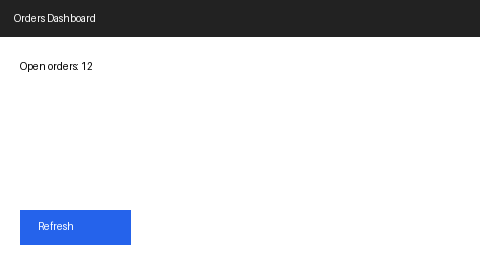
#> input picture probe/candidates/fixtures/see-diff/diff-login/a.png, 480 x 280 px, found by its file name
$ python vis-compare.py A.png B.png --json
#> lines starting #> are read from the running program, lines starting #| are printed output that depends on the picture
#!/usr/bin/env python3
"""Visual-compare evidence extractors — the deterministic, $0, fabrication-proof
layer (L1) of the visual-compare capability.

This is the "scripts measure" half of the week's doctrine: every number in a
compare report traces to a function here; no model estimates a value. The judge
(a gcc skill, native vision) reads this pack as trusted fact and is barred from
disputing it — so an extractor that invents a difference is worse than none,
which is why the identical-pair guard (F3) is the first thing the battery checks.

Pure Python + PIL only (PIL ships in the project .venv via mflux). No numpy, no
opencv — dHash/aHash plus grid metrics deliberately replace DCT-pHash and SSIM to
stay dependency-free while covering the same decisions at this scale.

Run standalone (extractors only, size-based modality):
    .venv/bin/python lib/vis-compare.py A.png B.png --json
Fed by bin/see (real OCR word counts + text diff):
    .venv/bin/python lib/vis-compare.py A B --words-a 12 --words-b 12 \
        --text-diff '{...}' --contact out/contact.png --json

Output: evidence-pack JSON on stdout (schema: docs/10 §5).
"""
import argparse
import hashlib
import json
import math
import os
import sys
import time
import warnings

from PIL import Image, ImageFilter

# getdata() is deprecated in Pillow 14 but its replacement isn't in every
# installed version; the calls here are read-only and correct. Silence the
# noise so it can't leak into stderr a caller (bin/see) parses.
warnings.filterwarnings("ignore", category=DeprecationWarning)


# ── color science: sRGB → CIE-Lab, ΔE76 (pure python, ~20 lines) ──────────────
def _srgb_to_lab(rgb):
    """One sRGB triple (0-255) to CIE-Lab. ΔE is measured in this space because
    euclidean distance in Lab tracks perceived color difference far better than
    in RGB — an 8-unit ΔE reads as 'noticeable' to a human regardless of hue."""
    def lin(c):
        c /= 255.0
        return c / 12.92 if c <= 0.04045 else ((c + 0.055) / 1.055) ** 2.4
    r, g, b = (lin(v) for v in rgb)
    x = (r * 0.4124 + g * 0.3576 + b * 0.1805) / 0.95047
    y = (r * 0.2126 + g * 0.7152 + b * 0.0722)
    z = (r * 0.0193 + g * 0.1192 + b * 0.9505) / 1.08883

    def f(t):
        return t ** (1 / 3) if t > 0.008856 else 7.787 * t + 16 / 116
    fx, fy, fz = f(x), f(y), f(z)
    return (116 * fy - 16, 500 * (fx - fy), 200 * (fy - fz))


def delta_e(rgb1, rgb2):
    """CIE76 ΔE between two sRGB triples."""
    l1, a1, b1 = _srgb_to_lab(rgb1)
    l2, a2, b2 = _srgb_to_lab(rgb2)
    return ((l1 - l2) ** 2 + (a1 - a2) ** 2 + (b1 - b2) ** 2) ** 0.5


def de_word(de):
    """The plain-word bucket the report shows next to a raw ΔE, so a consumer
    who can't judge '9.1' still gets 'noticeable'."""
    return ("negligible" if de < 2 else "subtle" if de < 8
            else "noticeable" if de < 20 else "different")


# ── E4 · perceptual hashes (dHash + aHash), pure PIL ──────────────────────────
def _dhash(img, size=8):
    """dHash: each bit is 'is this pixel brighter than the one to its right'.
    Robust to scale/compression, sensitive to structure — the icon case's
    cheapest silhouette signal."""
    g = img.convert("L").resize((size + 1, size), Image.LANCZOS)
    px = list(g.getdata())
    bits = 0
    for row in range(size):
        for col in range(size):
            i = row * (size + 1) + col
            bits = (bits << 1) | (1 if px[i] > px[i + 1] else 0)
    return bits


def _ahash(img, size=8):
    """aHash: each bit is 'is this pixel above the image mean'. Cheap global
    brightness fingerprint; complements dHash's structural read."""
    g = img.convert("L").resize((size, size), Image.LANCZOS)
    px = list(g.getdata())
    avg = sum(px) / len(px)
    bits = 0
    for p in px:
        bits = (bits << 1) | (1 if p > avg else 0)
    return bits


def _hamming(a, b):
    return bin(a ^ b).count("1")


def e4_hashes(a, b):
    dh = _hamming(_dhash(a), _dhash(b))
    ah = _hamming(_ahash(a), _ahash(b))
    combined = dh + ah
    sim = ("near-identical" if combined <= 4 else "close" if combined <= 14
           else "related" if combined <= 28 else "different")
    return {"dhash": dh, "ahash": ah, "similarity": sim}


# ── E5 · grid-ΔE heatmap ──────────────────────────────────────────────────────
def _cell_means(img, n):
    """Downsample to n×n where each output pixel is the AREA MEAN of its cell
    (BOX filter), giving one representative color per grid cell."""
    small = img.convert("RGB").resize((n, n), Image.BOX)
    return list(small.getdata())  # row-major, len n*n


def e5_grid(a, b, n, topk=6, hot_de=8.0):
    ca, cb = _cell_means(a, n), _cell_means(b, n)
    cells = []
    hot = 0
    for i, (pa, pb) in enumerate(zip(ca, cb)):
        de = delta_e(pa, pb)
        if de >= hot_de:
            hot += 1
        cells.append(((i // n, i % n), de))
    cells.sort(key=lambda c: c[1], reverse=True)
    top = [{"cell": list(rc), "dE": round(de, 1)} for rc, de in cells[:topk]]
    hot_pct = round(100.0 * hot / (n * n), 1)
    return {"n": n, "top_cells": top, "hot_cell_pct": hot_pct,
            "mean_dE": round(sum(de for _, de in cells) / len(cells), 1)}


def _ascii_heat(a, b, n=12, hot_de=8.0):
    """A compact heatmap for the prose report — five density levels so a human
    scanning text output sees WHERE divergence clusters without opening images."""
    ca, cb = _cell_means(a, n), _cell_means(b, n)
    ramp = " .:+*#"
    rows = []
    for r in range(n):
        line = ""
        for c in range(n):
            de = delta_e(ca[r * n + c], cb[r * n + c])
            lvl = min(len(ramp) - 1, int(de / (hot_de * 2) * (len(ramp) - 1)))
            line += ramp[lvl]
        rows.append(line)
    return "\n".join(rows)


# ── E6 · edge/shape grid (the silhouette lane) ────────────────────────────────
def _edge_density(img, n):
    """Per-cell mean edge intensity after PIL FIND_EDGES. Catches stroke-weight
    and corner-radius character even when colors match — the icon divergences
    E3/E5 miss. Reports THAT and WHERE shape changed, never WHAT it became
    (that description is the judge's, who can see)."""
    edges = img.convert("L").filter(ImageFilter.FIND_EDGES)
    small = edges.resize((n, n), Image.BOX)
    return [p / 255.0 for p in small.getdata()]


def e6_edges(a, b, n, topk=6, hot_delta=0.03):
    da, db = _edge_density(a, n), _edge_density(b, n)
    cells = []
    hot = 0
    for i, (pa, pb) in enumerate(zip(da, db)):
        d = abs(pa - pb)
        if d >= hot_delta:
            hot += 1
        cells.append(((i // n, i % n), pa, pb, d))
    cells.sort(key=lambda c: c[3], reverse=True)
    top = [{"cell": list(rc), "density_a": round(pa, 3),
            "density_b": round(pb, 3), "delta": round(d, 3)}
           for rc, pa, pb, d in cells[:topk]]
    return {"n": n, "top_cells": top,
            "hot_cell_pct": round(100.0 * hot / (n * n), 1)}


# ── E3 · palette + region color ───────────────────────────────────────────────
def _palette(img, k=6):
    """k dominant colors via median-cut (deterministic), largest first."""
    q = img.convert("RGB").quantize(colors=k, method=Image.Quantize.MEDIANCUT)
    pal = q.getpalette()
    counts = sorted(q.getcolors() or [], reverse=True)  # (count, idx)
    total = sum(c for c, _ in counts) or 1
    out = []
    for count, idx in counts:
        r, g, bl = pal[idx * 3:idx * 3 + 3]
        out.append({"hex": "#%02x%02x%02x" % (r, g, bl), "rgb": [r, g, bl],
                    "frac": round(count / total, 3)})
    return out


def e3_palette(a, b, k=6):
    """Dominant-palette match with a population-weighted average ΔE.

    avg_dE weights each matched pair by the A-side color's area share, so a
    re-encode / anti-aliasing jitter that only perturbs low-population tail colors
    cannot fabricate a 'different' headline — the fabrication trap a byte-identical
    fixture (F3) never exercises but a JPEG re-encode does. A real shift of a
    DOMINANT color (a hue change, an accent recolor) still drives the average up.
    A systematic theme flip reads LOW here on purpose: the palette SET is the same,
    only its spatial arrangement changed — that divergence is E5's to report, not
    E3's. Per-pair `weight` is exposed so a consumer sees a 'different' pair that
    covers 2% of the frame for what it is."""
    pa, pb = _palette(a, k), _palette(b, k)
    used = set()
    pairs, unmatched_a = [], []
    for ca in pa:
        best, bidx = None, -1
        for j, cb in enumerate(pb):
            if j in used:
                continue
            de = delta_e(ca["rgb"], cb["rgb"])
            if best is None or de < best:
                best, bidx = de, j
        if bidx >= 0:
            used.add(bidx)
            pairs.append({"a": ca["hex"], "b": pb[bidx]["hex"], "dE": round(best, 1),
                          "word": de_word(best), "weight": round(ca["frac"], 3)})
        else:
            unmatched_a.append(ca["hex"])
    unmatched_b = [pb[j]["hex"] for j in range(len(pb)) if j not in used]
    tw = sum(p["weight"] for p in pairs)
    avg = round(sum(p["dE"] * p["weight"] for p in pairs) / tw, 1) if tw > 0 else 0.0
    pairs.sort(key=lambda p: p["weight"], reverse=True)
    return {"palette_pairs": pairs, "unmatched_a": unmatched_a,
            "unmatched_b": unmatched_b, "avg_dE": avg}


# ── E1 · text + position diff (from mac-ocr jsonl, fed by bin/see) ────────────
# [68 lines left out: functions _load_ocr, e1_text_diff, not called in this run]


# ── E0 · normalize + modality probe + comparability gate ──────────────────────
def modality(a, b, words_a, words_b):
    """Which extractors apply. texty needs the text lanes (E1/E2); iconlike
    skips them silently (recorded in the pack so the judge knows what evidence
    exists). Word counts come from OCR (bin/see); size is the fallback signal."""
    min_dim = min(a.width, a.height, b.width, b.height)
    if words_a is None or words_b is None:
        # standalone / no-OCR: infer from size alone
        return "iconlike" if min_dim <= 256 else "mixed"
    if words_a >= 5 and words_b >= 5:
        return "texty"
    if min_dim <= 256 or (words_a <= 2 and words_b <= 2):
        return "iconlike"
    return "mixed"


def comparability(a, b, dhash_dist):
    """poor when the pair is not meaningfully comparable — the judge leads with
    this instead of manufacturing a comparison. Aspect mismatch >2× or a dHash
    beyond the sanity ceiling both trip it."""
    ara, arb = a.width / a.height, b.width / b.height
    aspect_ratio = max(ara / arb, arb / ara)
    if aspect_ratio > 2.0:
        return "poor", "aspect ratios differ %.1f× (%dx%d vs %dx%d)" % (
            aspect_ratio, a.width, a.height, b.width, b.height)
    if dhash_dist >= 56:  # of 64 bits — essentially unrelated structure
        return "poor", "perceptual hash distance %d/64 — structurally unrelated" % dhash_dist
    return "good", None


# ── pack assembly ─────────────────────────────────────────────────────────────
ALL_EXTRACTORS = ["E3", "E4", "E5", "E6"]


def _nudges(pack):
    """The `next:` block — the tool telling the controlling agent when a rerun
    would help, each an exact paste-ready command (agent-first-tools: errors and
    hints propose the fix). Empty when nothing is worth rerunning."""
    out = []
    m, s = pack["meta"], pack["scores"]
    a, b = m["a"], m["b"]
    if m["comparable"] == "poor":
        out.append({"reason": "pair not comparable (%s)" % (m.get("comparable_why") or "see meta"),
                    "cmd": "see diff <cropped-A> <cropped-B>  # crop to a shared region first"})
    if s.get("grid_delta_pct", 0) > 60:
        out.append({"reason": "grid heatmap saturated (%.0f%% cells hot) — refine to localize"
                    % s["grid_delta_pct"],
                    "cmd": "see diff %s %s --grid 32" % (a, b)})
    if m["modality"] == "texty" and pack.get("text_diff") and \
       not (pack["text_diff"]["removed"] or pack["text_diff"]["added"] or pack["text_diff"]["moved"]):
        # texty pair but E1 empty can mean OCR under-read (low contrast, small type)
        if s.get("grid_delta_pct", 0) > 5:
            out.append({"reason": "texty pair but text diff empty while pixels differ — OCR may have under-read",
                        "cmd": "see diff %s %s --only E5,E6  # shape/color still differ; recheck text by eye" % (a, b)})
    if s.get("dhash", 0) <= 6 and s.get("grid_delta_pct", 0) > 30:
        out.append({"reason": "structure close but color/region diverges — likely a theme or palette shift",
                    "cmd": "see diff %s %s --only E3  # inspect the palette pairs" % (a, b)})
    return out


def build_pack(a_path, b_path, grid=None, only=None,
               ocr_a=None, ocr_b=None, contact_path=None, force_modality=None):
#> called with a_path = 'A.png', b_path = 'B.png'
    t0 = time.time()
    failures = []
    a = Image.open(a_path).convert("RGB")
#> a is the input picture: PIL image 480x280 RGB; mean R, G, B 219.7, 221.4, 225.3
    b = Image.open(b_path).convert("RGB")
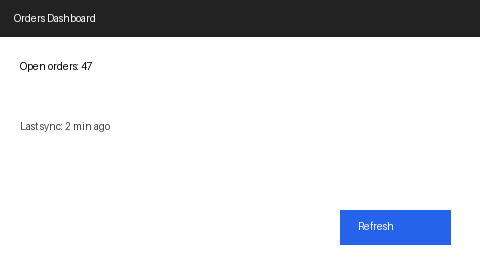
#> input picture probe/candidates/fixtures/see-diff/diff-login/b.png, 480 x 280 px, found by its file name
#> b is the input picture: PIL image 480x280 RGB; mean R, G, B 219.4, 221.2, 225

    # E1 text diff + word counts, only when bin/see fed OCR jsonl for both sides
    text_diff, text_summary, words_a, words_b = None, None, None, None
    if ocr_a and ocr_b:
        text_diff, text_summary, words_a, words_b = e1_text_diff(ocr_a, ocr_b)

    mod = force_modality or modality(a, b, words_a, words_b)
#> mod = 'mixed'
    # grid resolution adapts to modality (icons want a finer relative grid);
    # --grid overrides. Clamp to the documented 4–64 window.
    n = grid if grid else (8 if mod == "iconlike" else 16)
#> n = 16
    n = max(4, min(64, n))

    run = set(only) if only else set(ALL_EXTRACTORS)
    scores, color, grid_heat, edge_shape = {}, {}, {}, {}

    # E4 first — its dHash feeds the comparability gate.
    dhash_dist = 0
    if "E4" in run:
        h = e4_hashes(a, b)
#> in _dhash, `px = list(g.getdata())`: px = 72 values, max 255 at index 18, min 42 at index 2, mean 220.2
#> after the loop in _dhash, `for row in range(size):`: bits = 4611686843069534336
#> in e4_hashes, `dh = _hamming(_dhash(a), _dhash(b))`: dh = 12
#> in _ahash, `px = list(g.getdata())`: px = 64 values, max 255 at index 16, min 41 at index 2, mean 220.2
#> in _ahash, `avg = sum(px) / len(px)`: avg = 220.2
#> the loop in _ahash, `for p in px:` made 64 passes
#> (p, bits) on passes 1 to 8: (59, 0), (54, 0), (41, 0), (43, 0), (42, 0), (42, 0), (42, 0), (42, 0)
#> after the loop in _ahash, `for p in px:`: bits = 36028797018914815
#> the loop in _ahash (call 2), `for p in px:` made 64 passes
#> in e4_hashes, `ah = _hamming(_ahash(a), _ahash(b))`: ah = 5
#> in e4_hashes, `combined = dh + ah`: combined = 17
#> in e4_hashes, `sim = ("near-identical" if combined <= 4 else "close" if combined <= 1..`: sim = 'related'
#> h = {'dhash': 12, 'ahash': 5, 'similarity': 'related'}
        dhash_dist = h["dhash"]
#> dhash_dist = 12
        scores.update(h)
    else:
        dhash_dist = e4_hashes(a, b)["dhash"]  # gate still needs it, cheaply

    comp, comp_why = comparability(a, b, dhash_dist)
#> comp = 'good'

    if "E5" in run:
        g = e5_grid(a, b, n)
#> in _cell_means, `small = img.convert("RGB").resize((n, n), Image.BOX)`:
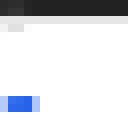
#> small: PIL image 16x16 RGB (shown 8 times larger); mean R, G, B 219.7, 221.4, 225.3
#> call 2 of _cell_means, with n = 16
#> in _cell_means (call 2), `small = img.convert("RGB").resize((n, n), Image.BOX)`:
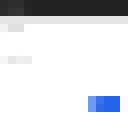
#> small: PIL image 16x16 RGB (shown 8 times larger); mean R, G, B 219.4, 221.2, 225
#> in e5_grid, `ca, cb = _cell_means(a, n), _cell_means(b, n)`: ca = 256 items, first 6: (42, 42, 42), (45, 45, 45), (46, 46, 46), (37, 37, 37), (34, 34, 34), (34, 34, 34); cb has the same summary as ca
#> the loop in e5_grid, `for i, (pa, pb) in enumerate(zip(ca, cb)):` made 256 passes
#> pb on passes 19 to 21: (53, 53, 53), (38, 38, 38), (34, 34, 34)
#> (the rest of the program and of its run is left out)
